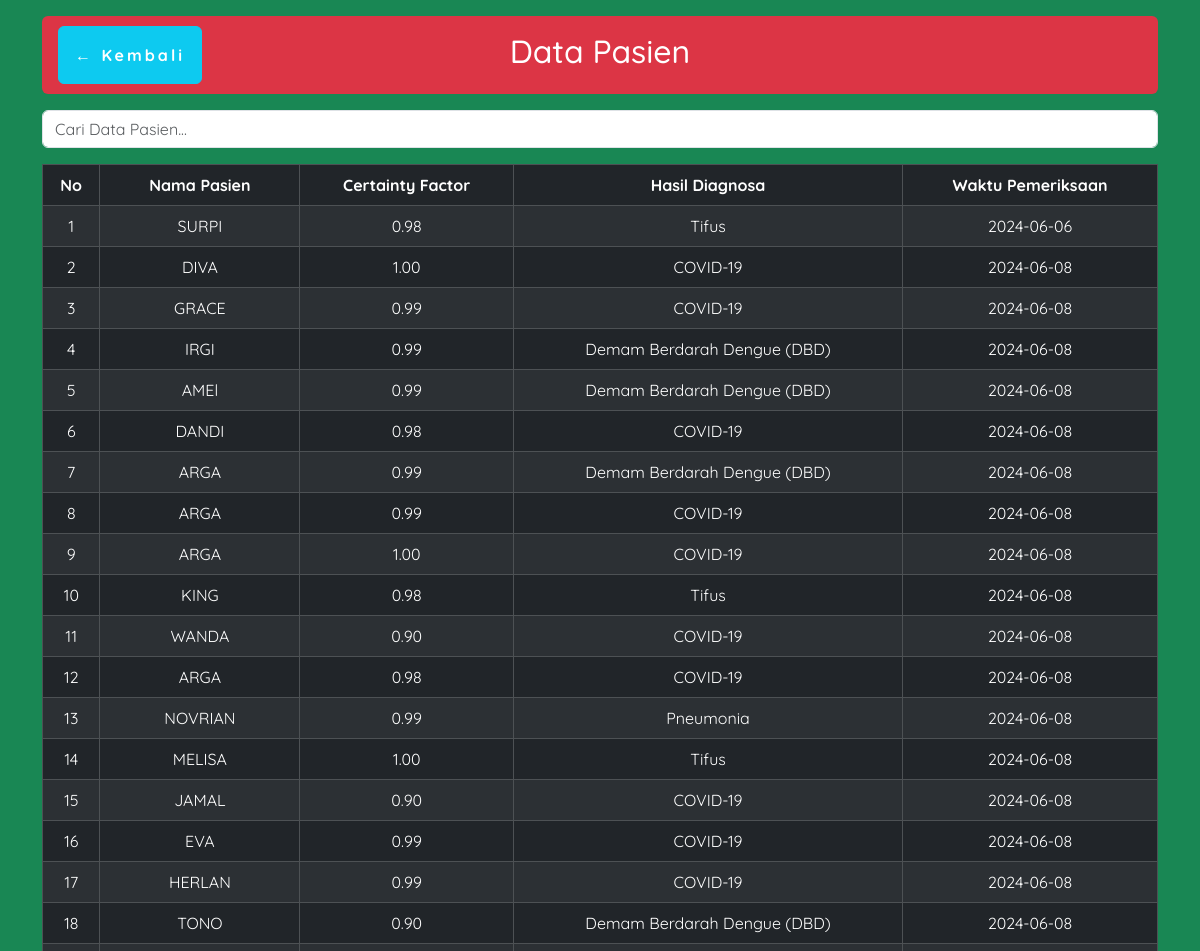
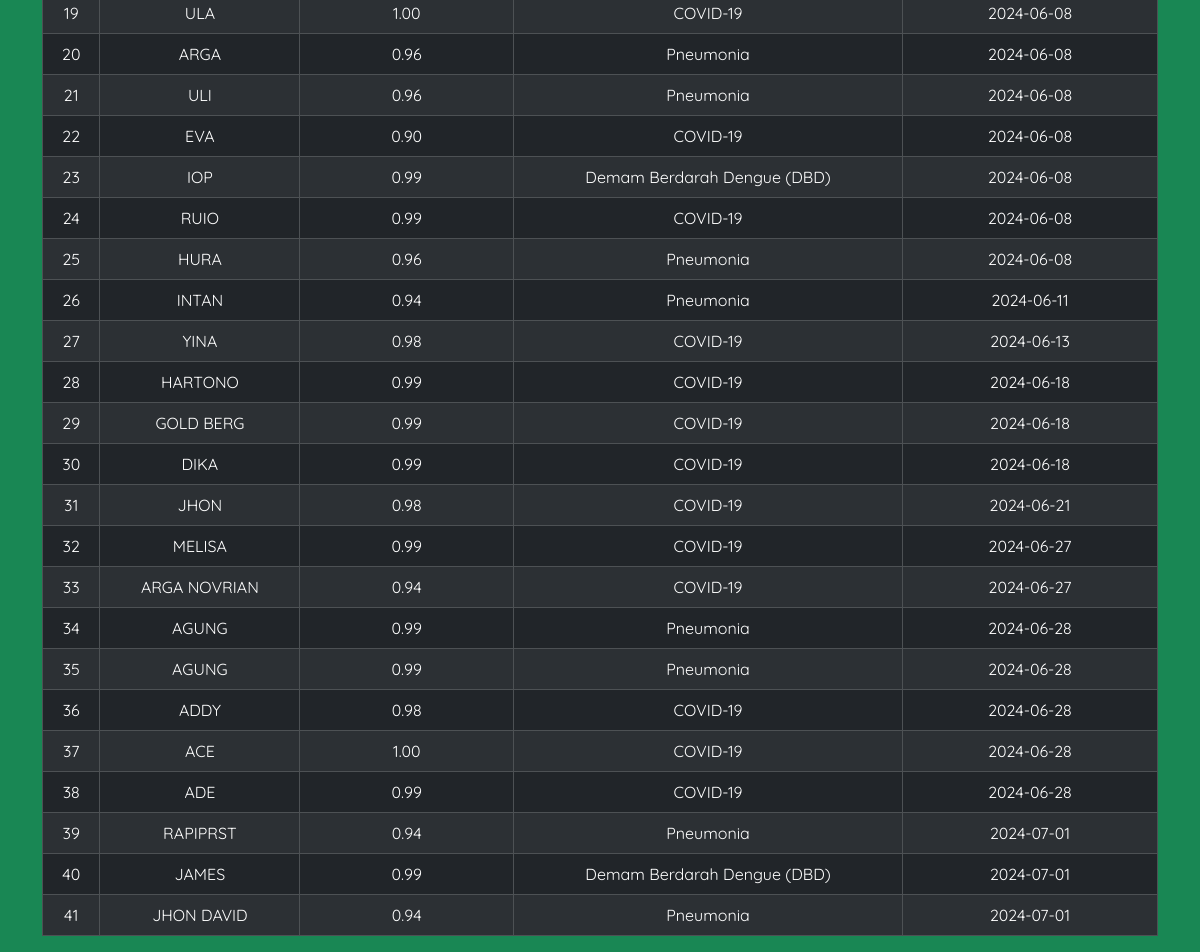
/diagnosapasien.php, run on the app's committed database (2 pictures, top to bottom).
### tables this page shows
CREATE TABLE `pasien` (
  `id_pasien` int NOT NULL,
  `nama_pasien` varchar(255) NOT NULL,
  `tanggal_kunjungan` date DEFAULT NULL
);

### diagnosapasien.php (the view, shortened to what this page needs)
<?php
require 'koneksi.php';
$sql = "SELECT
    pasien.id_pasien,
    pasien.nama_pasien,
    GROUP_CONCAT(gejala.nama_gejala ORDER BY gejala.id_gejala SEPARATOR ', ') AS nama_gejala,
    hasil_diagnosa.certainty_factor,
    penyakit.nama_penyakit AS hasil_diagnosa,
    pasien.tanggal_kunjungan
FROM
    hasil_diagnosa
JOIN
    pasien ON hasil_diagnosa.id_pasien = pasien.id_pasien
JOIN
    gejala ON hasil_diagnosa.id_gejala = gejala.id_gejala
JOIN
    penyakit ON hasil_diagnosa.id_penyakit = penyakit.id_penyakit
GROUP BY
    pasien.id_pasien, pasien.nama_pasien, hasil_diagnosa.certainty_factor, penyakit.nama_penyakit, pasien.tanggal_kunjungan";
$result = mysqli_query($koneksi, $sql);
?>
<!DOCTYPE html>
<html lang="en">
<head>
   <link href="https://unpkg.com/aos@2.3.1/dist/aos.css" rel="stylesheet">
  <link rel="stylesheet" href="https://cdn.jsdelivr.net/npm/bootstrap-icons@1.11.3/font/bootstrap-icons.min.css">
  <link rel="stylesheet" href="./style/datapasien.css">
  <link href="https://cdn.jsdelivr.net/npm/bootstrap@5.3.3/dist/css/bootstrap.min.css" rel="stylesheet">
</head>
<body class="bg-success">
  <div class="container">
    <div class="bg-danger mt-3 p-3 rounded-2" >
    <div class="w-25 mt-3 position-absolute" style="top:10px" data-aos="fade-down">
      <a href="getstarted.php" class="text-white fw-bold btn btn-info p-3" style="text-decoration: none; letter-spacing: 3px;"> &LeftArrow; Kembali</a>
    </div>
      <div data-aos="zoom-out-right">
      <h2 class="text-center text-white">Data Pasien</h2>
      </div>
    </div>
    <div class="mt-3 p-0" data-aos="fade-left"
     data-aos-anchor="#example-anchor"
     data-aos-offset="500"
     data-aos-duration="1000">
      <form action="" id="searchForm">
        <input type="text" class="form-control" name="search" id="search" autofocus placeholder="Cari Data Pasien..." autocomplete="off">
      </form>
    </div>
    <div class="mt-3 table-responsive" data-aos="zoom-in-down" data-aos-duration="1500" >
      <table class="table table-bordered text-center table-striped table-hover">
        <thead class="table-dark">
          <tr>
            <th>No</th>
            <th>Nama Pasien</th>
            <th>Certainty Factor</th>
            <th>Hasil Diagnosa</th>
            <th>Waktu Pemeriksaan</th>
          </tr>
        </thead>
        <tbody id="dataPasien" class="table-dark">
          <?php
          $no = 1;
          while ($row = mysqli_fetch_assoc($result)) {
              echo "<tr>";
              echo "<td>" . $no . "</td>";
              echo "<td>" . htmlspecialchars($row['nama_pasien']) . "</td>";
              echo "<td>" . htmlspecialchars($row['certainty_factor']) . "</td>";
              echo "<td>" . htmlspecialchars($row['hasil_diagnosa']) . "</td>";
              echo "<td>" . htmlspecialchars($row['tanggal_kunjungan']) . "</td>";
              echo "</tr>";
              $no++;
          }
          ?>
        </tbody>
      </table>
    </div>
  </div>
</body>
</html>

### style/datapasien.css (style rules this page uses)
* { font-family: "Quicksand", sans-serif; font-optical-sizing: auto; font-style: normal; }

### data on the page
pasien: nama_pasien "SURPI", certainty_factor "0.98", hasil_diagnosa "Tifus", tanggal_kunjungan "2024-06-06"
pasien: nama_pasien "DIVA", certainty_factor "1.00", hasil_diagnosa "COVID-19", tanggal_kunjungan "2024-06-08"
pasien: nama_pasien "GRACE", certainty_factor "0.99", hasil_diagnosa "COVID-19", tanggal_kunjungan "2024-06-08"
pasien: nama_pasien "IRGI", certainty_factor "0.99", hasil_diagnosa "Demam Berdarah Dengue (DBD)", tanggal_kunjungan "2024-06-08"
pasien: nama_pasien "AMEl", certainty_factor "0.99", hasil_diagnosa "Demam Berdarah Dengue (DBD)", tanggal_kunjungan "2024-06-08"
pasien: nama_pasien "DANDI", certainty_factor "0.98", hasil_diagnosa "COVID-19", tanggal_kunjungan "2024-06-08"
pasien: nama_pasien "ARGA", certainty_factor "0.99", hasil_diagnosa "Demam Berdarah Dengue (DBD)", tanggal_kunjungan "2024-06-08"
pasien: nama_pasien "ARGA", certainty_factor "0.99", hasil_diagnosa "COVID-19", tanggal_kunjungan "2024-06-08"
pasien: nama_pasien "ARGA", certainty_factor "1.00", hasil_diagnosa "COVID-19", tanggal_kunjungan "2024-06-08"
pasien: nama_pasien "KING", certainty_factor "0.98", hasil_diagnosa "Tifus", tanggal_kunjungan "2024-06-08"
pasien: nama_pasien "WANDA", certainty_factor "0.90", hasil_diagnosa "COVID-19", tanggal_kunjungan "2024-06-08"
pasien: nama_pasien "ARGA", certainty_factor "0.98", hasil_diagnosa "COVID-19", tanggal_kunjungan "2024-06-08"
pasien: nama_pasien "NOVRIAN", certainty_factor "0.99", hasil_diagnosa "Pneumonia", tanggal_kunjungan "2024-06-08"
pasien: nama_pasien "MELISA", certainty_factor "1.00", hasil_diagnosa "Tifus", tanggal_kunjungan "2024-06-08"
pasien: nama_pasien "JAMAL", certainty_factor "0.90", hasil_diagnosa "COVID-19", tanggal_kunjungan "2024-06-08"
pasien: nama_pasien "EVA", certainty_factor "0.99", hasil_diagnosa "COVID-19", tanggal_kunjungan "2024-06-08"
pasien: nama_pasien "HERLAN", certainty_factor "0.99", hasil_diagnosa "COVID-19", tanggal_kunjungan "2024-06-08"
pasien: nama_pasien "TONO", certainty_factor "0.90", hasil_diagnosa "Demam Berdarah Dengue (DBD)", tanggal_kunjungan "2024-06-08"
pasien: nama_pasien "ULA", certainty_factor "1.00", hasil_diagnosa "COVID-19", tanggal_kunjungan "2024-06-08"
pasien: nama_pasien "ARGA", certainty_factor "0.96", hasil_diagnosa "Pneumonia", tanggal_kunjungan "2024-06-08"
pasien: nama_pasien "ULI", certainty_factor "0.96", hasil_diagnosa "Pneumonia", tanggal_kunjungan "2024-06-08"
pasien: nama_pasien "EVA", certainty_factor "0.90", hasil_diagnosa "COVID-19", tanggal_kunjungan "2024-06-08"
pasien: nama_pasien "IOP", certainty_factor "0.99", hasil_diagnosa "Demam Berdarah Dengue (DBD)", tanggal_kunjungan "2024-06-08"
pasien: nama_pasien "RUIO", certainty_factor "0.99", hasil_diagnosa "COVID-19", tanggal_kunjungan "2024-06-08"
pasien: nama_pasien "HURA", certainty_factor "0.96", hasil_diagnosa "Pneumonia", tanggal_kunjungan "2024-06-08"
pasien: nama_pasien "INTAN", certainty_factor "0.94", hasil_diagnosa "Pneumonia", tanggal_kunjungan "2024-06-11"
pasien: nama_pasien "YINA", certainty_factor "0.98", hasil_diagnosa "COVID-19", tanggal_kunjungan "2024-06-13"
pasien: nama_pasien "HARTONO", certainty_factor "0.99", hasil_diagnosa "COVID-19", tanggal_kunjungan "2024-06-18"
pasien: nama_pasien "GOLD BERG", certainty_factor "0.99", hasil_diagnosa "COVID-19", tanggal_kunjungan "2024-06-18"
pasien: nama_pasien "DIKA", certainty_factor "0.99", hasil_diagnosa "COVID-19", tanggal_kunjungan "2024-06-18"
pasien: nama_pasien "JHON", certainty_factor "0.98", hasil_diagnosa "COVID-19", tanggal_kunjungan "2024-06-21"
pasien: nama_pasien "MELISA", certainty_factor "0.99", hasil_diagnosa "COVID-19", tanggal_kunjungan "2024-06-27"
pasien: nama_pasien "ARGA NOVRIAN", certainty_factor "0.94", hasil_diagnosa "COVID-19", tanggal_kunjungan "2024-06-27"
pasien: nama_pasien "AGUNG", certainty_factor "0.99", hasil_diagnosa "Pneumonia", tanggal_kunjungan "2024-06-28"
pasien: nama_pasien "AGUNG", certainty_factor "0.99", hasil_diagnosa "Pneumonia", tanggal_kunjungan "2024-06-28"
pasien: nama_pasien "ADDY", certainty_factor "0.98", hasil_diagnosa "COVID-19", tanggal_kunjungan "2024-06-28"
pasien: nama_pasien "ACE", certainty_factor "1.00", hasil_diagnosa "COVID-19", tanggal_kunjungan "2024-06-28"
pasien: nama_pasien "ADE", certainty_factor "0.99", hasil_diagnosa "COVID-19", tanggal_kunjungan "2024-06-28"
pasien: nama_pasien "RAPIPRST", certainty_factor "0.94", hasil_diagnosa "Pneumonia", tanggal_kunjungan "2024-07-01"
pasien: nama_pasien "JAMES", certainty_factor "0.99", hasil_diagnosa "Demam Berdarah Dengue (DBD)", tanggal_kunjungan "2024-07-01"
pasien: nama_pasien "JHON DAVID", certainty_factor "0.94", hasil_diagnosa "Pneumonia", tanggal_kunjungan "2024-07-01"
